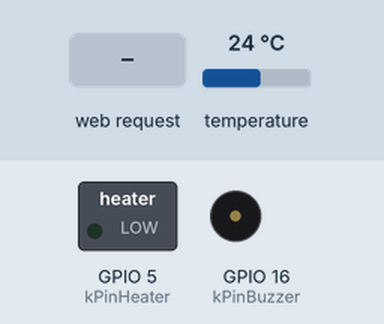
This program was run on a simulated ESP8266 (NodeMCU). Parts: switched loads named in the program (green lamp = pin HIGH), buzzer (waves = sounding, pin HIGH). The test bench sets the inputs (shaded band); at power-on: temperature 24 °C. What the program prints to the serial monitor is not drawn.

Above: at 1.2 s.
1.3 s: HTTP request GET /on received
At 1.7 s:
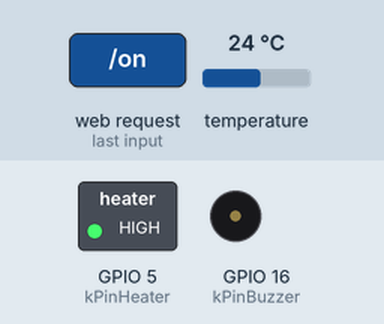
Timing chart, 0 to 4.3 s (numbered marks = the images above; inputs shaded):
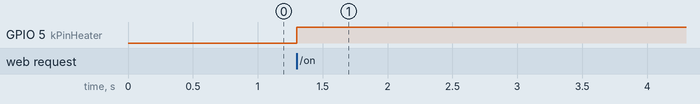

The program:

main.cpp
```cpp
// main.cpp — composição do firmware: amostragem, segurança, atuação, rede e métricas.
//
// Ordem do loop e contratos: .specs/features/controle-termico/design.md §4.2/§4.3.
// Contexto único (loop principal), sem ISR/task (design §5); buffers estáticos (NFR-002).
#include <Arduino.h>
#include <ESP8266WiFi.h>

#include "config.h"
#include "console.h"
#include "ds18b20_sensor.h"
#include "web_server.h"

#include "buzzer_pattern.h"
#include "control_policy.h"
#include "periodic_timer.h"
#include "status_json.h"
#include "trend_buffer.h"

namespace {

// --- Estado com owner único (loop principal) ---
thermal::ControlPolicy g_policy;
thermal::BuzzerPattern g_buzzer;
thermal::PeriodicTimer g_sample_timer;
thermal::PeriodicTimer g_rescan_timer;

int16_t g_trend_storage[cfg::kTrendCapacity];
thermal::TrendBuffer g_trend(g_trend_storage, cfg::kTrendCapacity);
int16_t g_hist_scratch[cfg::kTrendCapacity];  // cópia linear para o payload /json

char g_json_buf[cfg::kJsonBufSize];
char g_ssid[24] = "ESP8266_------";
char g_reset_reason[32] = "unknown";

// Última leitura válida: a temperatura apresentada fica congelada quando a leitura
// falha (nunca inventa valor — FR-014/CA-017).
bool g_has_valid = false;
int16_t g_last_valid_centi = 0;

// Estatísticas de amostragem (evidência CA-004).
uint32_t g_last_sample_ms = 0;
uint32_t g_samp_ms = 0;
uint32_t g_samp_min_ms = 0;
uint32_t g_samp_max_ms = 0;

// Janela dos últimos 60 intervalos (jitter em regime, pós-transiente de boot).
constexpr size_t kSampWindow = 60;
uint16_t g_samp_ring[kSampWindow];
size_t g_samp_ring_head = 0;
size_t g_samp_ring_count = 0;

// Métrica de carga/idle por janela de 1 s (proxy documentado — design §5.1).
uint32_t g_busy_us = 0;
uint32_t g_window_start_ms = 0;
uint8_t g_load_pct = 0;

// --- Comandos: fonte única é a política (HTTP e console passam por aqui) ---
web::CommandResult applyHeater(bool on) {
  const thermal::CommandOutcome r = g_policy.requestHeater(on);
  return {r.accepted, thermal::reasonName(r.reason), r.pwm, r.latch, g_policy.stateName()};
}

web::CommandResult applyRearm() {
  const thermal::CommandOutcome r = g_policy.requestRearm();
  return {r.accepted, thermal::reasonName(r.reason), r.pwm, r.latch, g_policy.stateName()};
}

// --- Telemetria: contrato /json (design §3.5) ---
size_t fillStatusJson(char* out, size_t cap) {
  const size_t count = g_trend.size();
  for (size_t i = 0; i < count; ++i) {
    g_hist_scratch[i] = g_trend.at(i);
  }

  // Janela de jitter: mínimo/máximo dos últimos ≤60 intervalos registrados.
  uint32_t win_min = 0;
  uint32_t win_max = 0;
  for (size_t i = 0; i < g_samp_ring_count; ++i) {
    const uint32_t v = g_samp_ring[i];
    if (i == 0 || v < win_min) {
      win_min = v;
    }
    if (v > win_max) {
      win_max = v;
    }
  }

  thermal::StatusSnapshot s = {};
  s.fw = cfg::kFwVersion;
  s.uptime_ms = millis();
  s.state = g_policy.stateName();
  s.sensor = sensor::present();
  s.valid = g_policy.inputs().reading_valid;
  s.temp_centi = g_has_valid ? g_last_valid_centi : 0;
  s.pwm = g_policy.pwm();
  s.latch = g_policy.latch();
  s.alarm = g_policy.alarm();
  s.block = thermal::reasonName(g_policy.block_reason());
  s.load_pct = g_load_pct;
  s.ram_free = ESP.getFreeHeap();
  s.heap_frag = static_cast<uint8_t>(ESP.getHeapFragmentation());
  s.flash_used = ESP.getSketchSize();
  s.flash_pct =
      static_cast<uint8_t>(static_cast<uint64_t>(s.flash_used) * 100 / cfg::kSketchSpaceBytes);
  s.samp_ms = g_samp_ms;
  s.samp_min_ms = g_samp_min_ms;
  s.samp_max_ms = g_samp_max_ms;
  s.samp_win_min_ms = win_min;
  s.samp_win_max_ms = win_max;
  s.ssid = g_ssid;
  s.ip = "192.168.4.1";
  s.clients = static_cast<uint8_t>(WiFi.softAPgetStationNum());
  s.reset_reason = g_reset_reason;
  s.hist_period_ms = cfg::kSamplePeriodMs;
  s.hist = g_hist_scratch;
  s.hist_count = count;
  return thermal::buildStatusJson(out, cap, s);
}

// --- Amostragem de 1,2 s (FR-004/FR-005/FR-006; DEC-07) ---
void handleSample(uint32_t now) {
  sensor::Reading r = sensor::read();  // resultado da conversão anterior (sem espera)

#if defined(BENCH_TEMP_INJECTION)
  if (console::injectionActive()) {  // bancada: injeção substitui a leitura física
    r.valid = console::injectionValid();
    r.centi = console::injectionCenti();
  }
#endif

  if (g_last_sample_ms != 0) {  // intervalo entre amostras (evidência CA-004)
    g_samp_ms = now - g_last_sample_ms;
    if (g_samp_min_ms == 0 || g_samp_ms < g_samp_min_ms) {
      g_samp_min_ms = g_samp_ms;
    }
    if (g_samp_ms > g_samp_max_ms) {
      g_samp_max_ms = g_samp_ms;
    }
    g_samp_ring[g_samp_ring_head] =
        static_cast<uint16_t>(g_samp_ms > 65535u ? 65535u : g_samp_ms);
    g_samp_ring_head = (g_samp_ring_head + 1) % kSampWindow;
    if (g_samp_ring_count < kSampWindow) {
      ++g_samp_ring_count;
    }
  }
  g_last_sample_ms = now;

  bool present = sensor::present();
#if defined(BENCH_TEMP_INJECTION)
  if (console::injectionActive()) {
    present = true;  // a injeção simula sensor presente
  }
#endif

  g_policy.update(thermal::PolicyInputs{present, r.valid, r.centi});
  if (r.valid) {
    g_last_valid_centi = r.centi;
    g_has_valid = true;
    g_trend.push(r.centi);  // somente leituras válidas entram no histórico
  }
  sensor::startConversion();  // re-dispara imediatamente a próxima conversão (FR-005)
}

}  // namespace

void setup() {
  Serial.begin(cfg::kSerialBaud);

  // Motivo do reset registrado quando disponível (FR-017); uso único de String no setup.
  snprintf(g_reset_reason, sizeof(g_reset_reason), "%s", ESP.getResetReason().c_str());
  Serial.printf("\n[boot] monitor termico v%s — reset: %s\n", cfg::kFwVersion, g_reset_reason);

  // Pinos em estado seguro antes de qualquer outra inicialização.
  pinMode(cfg::kPinHeater, OUTPUT);
  analogWriteRange(cfg::kHeaterPwmMax);
  analogWrite(cfg::kPinHeater, 0);
  pinMode(cfg::kPinBuzzer, OUTPUT);
  digitalWrite(cfg::kPinBuzzer, LOW);

  g_policy.begin();  // carga desligada, latch limpo, bloqueio até leitura válida (DEC-02)
  g_buzzer.begin(millis());
  g_sample_timer.begin(millis(), cfg::kSamplePeriodMs);
  g_rescan_timer.begin(millis(), cfg::kSensorRescanMs);
  g_window_start_ms = millis();

  sensor::begin();  // varredura OneWire do boot + vínculo da ROM (FR-001)
  if (sensor::present()) {
    sensor::startConversion();  // primeira conversão já disparada no boot
  }

  // AP aberto com SSID derivado do MAC (FR-018/FR-019, ADR-011).
  WiFi.persistent(false);  // sem gravação de configuração na flash
  WiFi.mode(WIFI_AP);
  // Modem sleep desativado: o ciclo de power-save do rádio adicionava ~3 s à
  // primeira / após ociosidade, violando NFR-004 (latência ≤ 500 ms).
  WiFi.setSleepMode(WIFI_NONE_SLEEP);
  uint8_t mac[6];
  WiFi.macAddress(mac);
  snprintf(g_ssid, sizeof(g_ssid), "ESP8266_%02X%02X%02X", mac[3], mac[4], mac[5]);
  IPAddress ip(cfg::kApIp[0], cfg::kApIp[1], cfg::kApIp[2], cfg::kApIp[3]);
  IPAddress mask(cfg::kApMask[0], cfg::kApMask[1], cfg::kApMask[2], cfg::kApMask[3]);
  WiFi.softAPConfig(ip, ip, mask);
  WiFi.softAP(g_ssid);  // rede aberta: decisão de produto registrada
  Serial.printf("[wifi] AP %s em %s (DHCP ativo)\n", g_ssid, WiFi.softAPIP().toString().c_str());

  web::begin({applyHeater, applyRearm, fillStatusJson});
#if defined(BENCH_TEMP_INJECTION)
  console::begin({applyHeater, applyRearm, fillStatusJson, sensor::rescan});
#endif

  Serial.println("[boot] pronto");
}

void loop() {
  const uint32_t now = millis();

  // Fecha a janela de carga/idle a cada 1 s (design §5.1).
  if (static_cast<uint32_t>(now - g_window_start_ms) >= cfg::kHealthWindowMs) {
    const uint32_t total_us = static_cast<uint32_t>(now - g_window_start_ms) * 1000u;
    if (total_us > 0) {
      const uint32_t pct =
          static_cast<uint32_t>(static_cast<uint64_t>(g_busy_us) * 100ull / total_us);
      g_load_pct = static_cast<uint8_t>(pct > 100 ? 100 : pct);
    }
    g_busy_us = 0;
    g_window_start_ms = now;
  }

  // 1) Amostragem: leitura do ciclo anterior + re-disparo imediato da conversão.
  if (g_sample_timer.consume(now)) {
    const uint32_t t0 = micros();
    handleSample(now);
    g_busy_us += micros() - t0;
  }

  // 2) Re-varredura OneWire (5 s) — sensor ausente sai do estado automaticamente.
  if (g_rescan_timer.consume(now)) {
    const uint32_t t0 = micros();
    sensor::rescan();
    g_busy_us += micros() - t0;
  }

  // 3) HTTP cooperativo (sem bloqueio; dashboard e /json respondem sempre).
  {
    const uint32_t t0 = micros();
    web::poll();
    g_busy_us += micros() - t0;
  }

  // 4) Console de bancada (compilado apenas no env `bancada`).
#if defined(BENCH_TEMP_INJECTION)
  {
    const uint32_t t0 = micros();
    console::poll();
    g_busy_us += micros() - t0;
  }
#endif

  // 5) Atuação na mesma avaliação da amostra (corte imediato — FR-010).
  analogWrite(cfg::kPinHeater, g_policy.pwm());
  digitalWrite(cfg::kPinBuzzer, g_buzzer.update(now, g_policy.alarm()) ? HIGH : LOW);
}
```

console.cpp
```cpp
// console.cpp — console de bancada: injeção, comandos e leitura de estado (FR-030).
//
// Compilado apenas no env `bancada` (ADR-007). A injeção substitui a fonte de
// leitura na amostragem; a política, o buzzer, o histórico e o JSON seguem os
// mesmos caminhos do sistema real.
#include "console.h"

#if defined(BENCH_TEMP_INJECTION)

#include <Arduino.h>
#include <stdlib.h>
#include <strings.h>

#include "config.h"

namespace console {
namespace {

Hooks g_hooks = {nullptr, nullptr, nullptr, nullptr};

char g_line[64];
size_t g_len = 0;

// Estado da injeção (ativo até o comando REAL).
bool g_inject_active = false;
bool g_inject_valid = false;
int16_t g_inject_centi = 0;

void printState() {
  static char out[cfg::kJsonBufSize];
  g_hooks.fill_status(out, sizeof(out));
  Serial.printf("JSON %s\n", out);
}

void handleCommand(char* line) {
  const char* cmd = strtok(line, " \t");
  if (cmd == nullptr) {
    return;
  }
  const char* arg = strtok(nullptr, " \t");

  if (strcasecmp(cmd, "TEMP") == 0 && arg != nullptr) {
    g_inject_active = true;
    g_inject_valid = true;
    g_inject_centi = static_cast<int16_t>(atoi(arg));
    Serial.printf("OK TEMP %d\n", static_cast<int>(g_inject_centi));
  } else if (strcasecmp(cmd, "FAULT") == 0) {
    g_inject_active = true;
    g_inject_valid = false;
    Serial.println("OK FAULT");
  } else if (strcasecmp(cmd, "REAL") == 0) {
    g_inject_active = false;
    g_inject_valid = false;
    Serial.println("OK REAL");
  } else if (strcasecmp(cmd, "ON") == 0 || strcasecmp(cmd, "OFF") == 0) {
    const bool on = (strcasecmp(cmd, "ON") == 0);
    const web::CommandResult r = g_hooks.heater(on);
    if (r.ok) {
      Serial.printf("OK %s pwm=%u\n", on ? "ON" : "OFF", static_cast<unsigned>(r.pwm));
    } else {
      Serial.printf("ERR %s reason=%s\n", on ? "ON" : "OFF", r.reason);
    }
  } else if (strcasecmp(cmd, "REARM") == 0) {
    const web::CommandResult r = g_hooks.rearm();
    if (r.ok) {
      Serial.println("OK REARM");
    } else {
      Serial.printf("ERR REARM reason=%s\n", r.reason);
    }
  } else if (strcasecmp(cmd, "STATE") == 0) {
    printState();
  } else if (strcasecmp(cmd, "RESCAN") == 0) {
    const bool present = g_hooks.rescan();
    Serial.printf("OK RESCAN sensor=%d\n", present ? 1 : 0);
  } else if (strcasecmp(cmd, "REBOOT") == 0) {
    Serial.println("OK REBOOT");
    Serial.flush();
    ESP.restart();
  } else if (strcasecmp(cmd, "HELP") == 0) {
    Serial.println("OK HELP TEMP <centi> | FAULT | REAL | ON | OFF | REARM | STATE | RESCAN | REBOOT");
  } else {
    Serial.printf("ERR unknown cmd=%s\n", cmd);
  }
}

}  // namespace

void begin(const Hooks& hooks) {
  g_hooks = hooks;
  g_len = 0;
  Serial.println("[bench] console de injecao ativo — envie HELP para comandos");
}

void poll() {
  while (Serial.available() > 0) {
    const char c = static_cast<char>(Serial.read());
    if (c == '\n' || c == '\r') {
      if (g_len > 0) {
        g_line[g_len] = '\0';
        handleCommand(g_line);
        g_len = 0;
      }
    } else if (g_len < sizeof(g_line) - 1) {
      g_line[g_len++] = c;
    } else {
      g_len = 0;  // linha longa demais: descarta
    }
  }
}

bool injectionActive() { return g_inject_active; }
bool injectionValid() { return g_inject_valid; }
int16_t injectionCenti() { return g_inject_centi; }

}  // namespace console

#endif  // BENCH_TEMP_INJECTION
```

console.h
```cpp
// console.h — console de diagnóstico de bancada (somente env `bancada`, FR-030).
//
// O módulo inteiro existe apenas quando BENCH_TEMP_INJECTION está definido
// (ADR-007): o binário de produção não contém os comandos nem a injeção.
// Protocolo (design §4.6): linhas ASCII; resposta em uma linha `OK …`/`ERR …`/`JSON …`.
#pragma once

#if defined(BENCH_TEMP_INJECTION)

#include <stddef.h>
#include <stdint.h>

#include "web_server.h"

namespace console {

struct Hooks {
  web::CommandResult (*heater)(bool on);
  web::CommandResult (*rearm)();
  size_t (*fill_status)(char* out, size_t cap);
  bool (*rescan)();
};

void begin(const Hooks& hooks);
void poll();  // leitura serial não bloqueante

// Injeção de temperatura/falha (substitui a amostragem real até `REAL`).
bool injectionActive();
bool injectionValid();
int16_t injectionCenti();

}  // namespace console

#endif  // BENCH_TEMP_INJECTION
```

ds18b20_sensor.cpp
```cpp
// ds18b20_sensor.cpp — implementação do driver do DS18B20.
#include "ds18b20_sensor.h"

#include <Arduino.h>
#include <DallasTemperature.h>
#include <OneWire.h>

#include <string.h>

#include "config.h"

namespace sensor {
namespace {

OneWire g_wire(cfg::kPinOneWire);
DallasTemperature g_ds(&g_wire);
bool g_present = false;      // presença observada na última varredura
uint8_t g_addr[8] = {0};     // ROM vinculada na varredura (FR-001)
bool g_addr_valid = false;   // vínculo utilizável para conversão/leitura (DEC-07)

// Faixa física do DS18B20 (datasheet). Fora dela (ou -127/NaN) => leitura inválida.
constexpr float kMinC = -55.0f;
constexpr float kMaxC = 125.0f;

void logAddress(const uint8_t* addr) {
  char buf[24];
  snprintf(buf, sizeof(buf), "%02X%02X%02X%02X%02X%02X%02X%02X", addr[0], addr[1], addr[2],
           addr[3], addr[4], addr[5], addr[6], addr[7]);
  Serial.printf("[sensor] DS18B20 detectado (ROM %s) parasita=%d\n", buf,
                g_ds.isParasitePowerMode() ? 1 : 0);
}

// Re-enumera o barramento e (re)vincula a ROM do DS18B20 (FR-001/FR-003).
// O `getDeviceCount()` do DallasTemperature é cacheado e NÃO re-varre: a busca
// real exige `begin()`, que reinicia a enumeração do zero (ADR-013).
// A primeira transação após o reset do MCU pode falhar (barramento ainda
// acomodando o nível alto); tentativas imediatas adicionais recuperam o vínculo
// sem espera ativa — 3 no boot e 2 nas re-varreduras (ADR-014).
bool enumerate(bool boot) {
  uint8_t found[8];
  bool ok = false;
  const uint8_t attempts = boot ? 3 : 2;
  for (uint8_t i = 0; i < attempts && !ok; ++i) {
    g_ds.begin();
    ok = g_ds.getDeviceCount() > 0 && g_ds.getAddress(found, 0);
  }
  if (!ok) {
    if (g_present) {
      Serial.println("[sensor] sensor ausente — carga bloqueada (FR-003)");
    } else if (boot) {
      Serial.println("[sensor] nenhum DS18B20 detectado — carga bloqueada (FR-002)");
    }
    g_present = false;
    g_addr_valid = false;
    return false;
  }

  const bool changed = !g_addr_valid || memcmp(found, g_addr, sizeof(g_addr)) != 0;
  memcpy(g_addr, found, sizeof(g_addr));  // vínculo de ROM usado pelas leituras
  g_addr_valid = true;
  if (changed) {
    g_ds.setResolution(12);  // 12 bits também em sensor substituído (~750 ms)
    logAddress(found);
  }
  if (!g_present && !boot) {
    Serial.println("[sensor] sensor detectado em runtime — retomando leituras (FR-003)");
  }
  g_present = true;
  return true;
}

}  // namespace

void begin() {
  // Mitigação elétrica (ADR-014): habilita o pull-up INTERNO do GPIO4 no barramento.
  // O core ESP8266 só liga o pull-up em `INPUT_PULLUP` (`INPUT` não liga) e a lib
  // OneWire usa `INPUT`; sem pull-up externo o barramento fica flutuante e as
  // leituras falham de forma intermitente. O resistor externo de 4,7 kΩ segue
  // recomendado (P3). As trocas de modo da lib são a nível de registrador e não
  // desligam este pull-up.
  pinMode(cfg::kPinOneWire, INPUT_PULLUP);
  g_ds.setWaitForConversion(false);  // conversão assíncrona (FR-005)
  enumerate(true);                   // varredura inicial + vínculo da ROM (FR-001)
}

bool present() { return g_present; }

bool rescan() { return enumerate(false); }  // re-varredura de 5 s (FR-003)

void startConversion() {
  if (g_addr_valid) {
    g_ds.requestTemperaturesByAddress(g_addr);  // assíncrono: retorna imediatamente
  }
}

Reading read() {
  if (!g_addr_valid) {
    return {false, 0};
  }
  // Uma leitura pode falhar por glitch isolado do barramento; 1 retry imediato
  // absorve o transiente sem espera ativa (ADR-014). Se falhar de novo, a
  // leitura é inválida e a política bloqueia a carga (FR-006/FR-014).
  for (uint8_t i = 0; i < 2; ++i) {
    const float t = g_ds.getTempC(g_addr);  // leitura pela ROM vinculada (DEC-07)
    if (!(isnan(t) || t == DEVICE_DISCONNECTED_C || t < kMinC || t > kMaxC)) {
      return {true, static_cast<int16_t>(lroundf(t * 100.0f))};
    }
  }
  return {false, 0};
}

}  // namespace sensor
```

ds18b20_sensor.h
```cpp
// ds18b20_sensor.h — driver do DS18B20 (OneWire/DallasTemperature, GPIO4).
//
// Varredura no boot vincula a ROM do sensor (FR-001); conversões e leituras
// usam esse endereço (FR-005/DEC-07). Conversão assíncrona (ADR-002): o
// chamador dispara a conversão e lê o resultado só no ciclo seguinte;
// nenhuma chamada aqui aguarda a conversão.
#pragma once

#include <stdint.h>

namespace sensor {

struct Reading {
  bool valid;     // utilizável? (sem erro de comunicação e dentro da faixa física)
  int16_t centi;  // centésimos de °C (definido apenas quando valid)
};

void begin();            // setup do barramento + varredura inicial + vínculo da ROM (FR-001)
bool present();          // última presença observada no barramento
bool rescan();           // nova varredura; atualiza presença e vínculo (FR-003)
void startConversion();  // dispara conversão assíncrona da ROM vinculada (FR-005)
Reading read();          // leitura da ROM vinculada, sem espera (FR-005/FR-006)

}  // namespace sensor
```

Source omitted: dashboard_html.h (13681 bytes), web_server.cpp (1660 bytes), web_server.h (1083 bytes), config.h (2409 bytes)

Measured:
- after the input at 1.3 s, GPIO 5 (kPinHeater): LOW → HIGH at once
